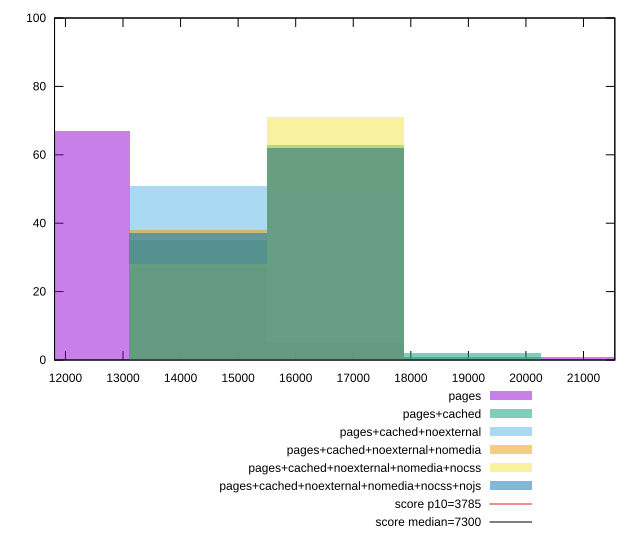

gnuplot code for this plot:
reset

$pages <<EOF
21457.113632440145 1
11920.61868468897 67
14304.742421626765 27
16688.86615856456 5
EOF

$pagesCached <<EOF
14304.742421626765 35
16688.86615856456 63
19072.989895502353 2
EOF

$pagesCachedNoexternal <<EOF
16688.86615856456 49
14304.742421626765 51
EOF

$pagesCachedNoexternalNomedia <<EOF
16688.86615856456 62
14304.742421626765 38
EOF

$pagesCachedNoexternalNomediaNocss <<EOF
16688.86615856456 71
14304.742421626765 28
19072.989895502353 1
EOF

$pagesCachedNoexternalNomediaNocssNojs <<EOF
16688.86615856456 62
14304.742421626765 37
19072.989895502353 1
EOF

set key outside below
set boxwidth 2384.123736937794
set xrange [11810.271999999999:21544.384999999995]
set yrange [0:100]
set trange [0:100]
set style fill transparent solid 0.5 noborder

set parametric
set terminal svg size 640, 540 enhanced background rgb 'white'
set output "reprap/interactive/comparison/histogram/all_raw.svg"

plot $pages title "pages" with boxes, \
     $pagesCached title "pages+cached" with boxes, \
     $pagesCachedNoexternal title "pages+cached+noexternal" with boxes, \
     $pagesCachedNoexternalNomedia title "pages+cached+noexternal+nomedia" with boxes, \
     $pagesCachedNoexternalNomediaNocss title "pages+cached+noexternal+nomedia+nocss" with boxes, \
     $pagesCachedNoexternalNomediaNocssNojs title "pages+cached+noexternal+nomedia+nocss+nojs" with boxes, \
     3785,t title "score p10=3785", \
     7300,t title "score median=7300"

reset
